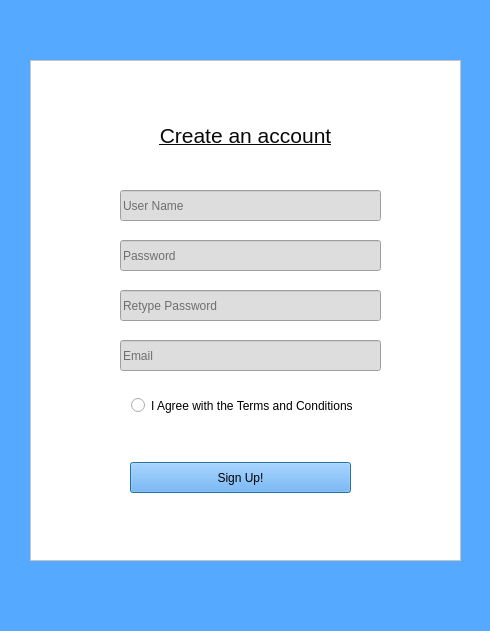
<?xml version="1.0" encoding="UTF-8"?>
<ui version="4.0">
 <class>Dialog</class>
 <widget class="QDialog" name="Dialog">
  <property name="geometry">
   <rect>
    <x>0</x>
    <y>0</y>
    <width>490</width>
    <height>631</height>
   </rect>
  </property>
  <property name="windowTitle">
   <string>Dialog</string>
  </property>
  <property name="styleSheet">
   <string notr="true">background-color: rgb(85, 170, 255);</string>
  </property>
  <widget class="QFrame" name="frame">
   <property name="geometry">
    <rect>
     <x>30</x>
     <y>60</y>
     <width>431</width>
     <height>501</height>
    </rect>
   </property>
   <property name="styleSheet">
    <string notr="true">background-color: rgb(255, 255, 255);</string>
   </property>
   <property name="frameShape">
    <enum>QFrame::StyledPanel</enum>
   </property>
   <property name="frameShadow">
    <enum>QFrame::Raised</enum>
   </property>
   <widget class="QLabel" name="label">
    <property name="geometry">
     <rect>
      <x>120</x>
      <y>40</y>
      <width>191</width>
      <height>71</height>
     </rect>
    </property>
    <property name="text">
     <string>&lt;html&gt;&lt;head/&gt;&lt;body&gt;&lt;p&gt;&lt;span style=&quot; font-size:16pt; text-decoration: underline; color:#090909;&quot;&gt;Create an account&lt;/span&gt;&lt;/p&gt;&lt;/body&gt;&lt;/html&gt;</string>
    </property>
    <property name="textFormat">
     <enum>Qt::RichText</enum>
    </property>
    <property name="alignment">
     <set>Qt::AlignCenter</set>
    </property>
   </widget>
   <widget class="QLineEdit" name="userNameEdit">
    <property name="geometry">
     <rect>
      <x>90</x>
      <y>130</y>
      <width>261</width>
      <height>31</height>
     </rect>
    </property>
    <property name="styleSheet">
     <string notr="true">background-color: rgb(221, 221, 221);</string>
    </property>
    <property name="text">
     <string/>
    </property>
    <property name="placeholderText">
     <string>User Name</string>
    </property>
   </widget>
   <widget class="QLineEdit" name="passwordEdit">
    <property name="geometry">
     <rect>
      <x>90</x>
      <y>180</y>
      <width>261</width>
      <height>31</height>
     </rect>
    </property>
    <property name="styleSheet">
     <string notr="true">background-color: rgb(221, 221, 221);</string>
    </property>
    <property name="text">
     <string/>
    </property>
    <property name="placeholderText">
     <string>Password</string>
    </property>
   </widget>
   <widget class="QLineEdit" name="passwordConfirmEdit">
    <property name="geometry">
     <rect>
      <x>90</x>
      <y>230</y>
      <width>261</width>
      <height>31</height>
     </rect>
    </property>
    <property name="styleSheet">
     <string notr="true">background-color: rgb(221, 221, 221);</string>
    </property>
    <property name="text">
     <string/>
    </property>
    <property name="placeholderText">
     <string>Retype Password</string>
    </property>
   </widget>
   <widget class="QLineEdit" name="emailEdit">
    <property name="geometry">
     <rect>
      <x>90</x>
      <y>280</y>
      <width>261</width>
      <height>31</height>
     </rect>
    </property>
    <property name="styleSheet">
     <string notr="true">background-color: rgb(221, 221, 221);</string>
    </property>
    <property name="text">
     <string/>
    </property>
    <property name="placeholderText">
     <string>Email</string>
    </property>
   </widget>
   <widget class="QPushButton" name="registerButton">
    <property name="geometry">
     <rect>
      <x>100</x>
      <y>402</y>
      <width>221</width>
      <height>31</height>
     </rect>
    </property>
    <property name="styleSheet">
     <string notr="true">background-color: rgb(85, 170, 255);</string>
    </property>
    <property name="text">
     <string>Sign Up!</string>
    </property>
   </widget>
   <widget class="QRadioButton" name="termsAndConditionsRadioButton">
    <property name="geometry">
     <rect>
      <x>101</x>
      <y>330</y>
      <width>221</width>
      <height>31</height>
     </rect>
    </property>
    <property name="text">
     <string>I Agree with the Terms and Conditions</string>
    </property>
    <property name="checked">
     <bool>false</bool>
    </property>
   </widget>
  </widget>
 </widget>
 <resources/>
 <connections/>
</ui>
